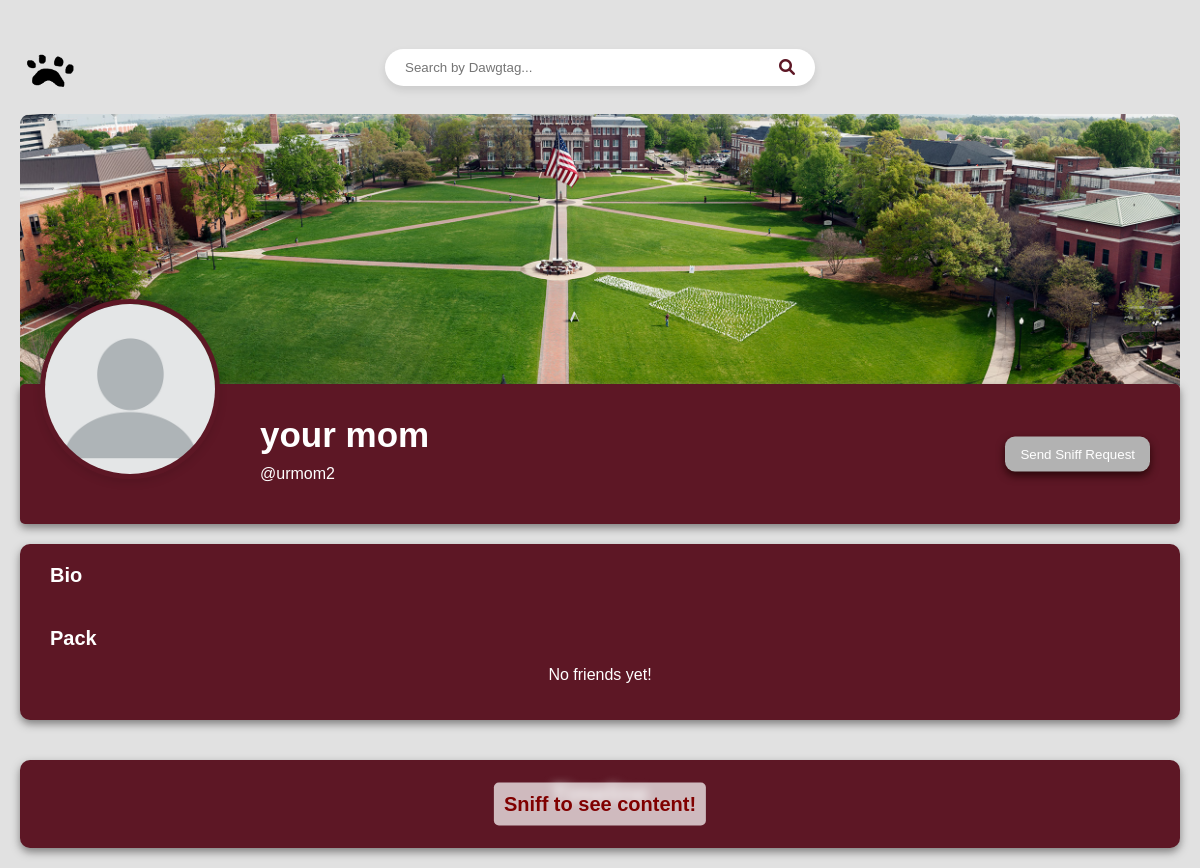
The page /main/profile/urmom2/ on the database as committed earlier.
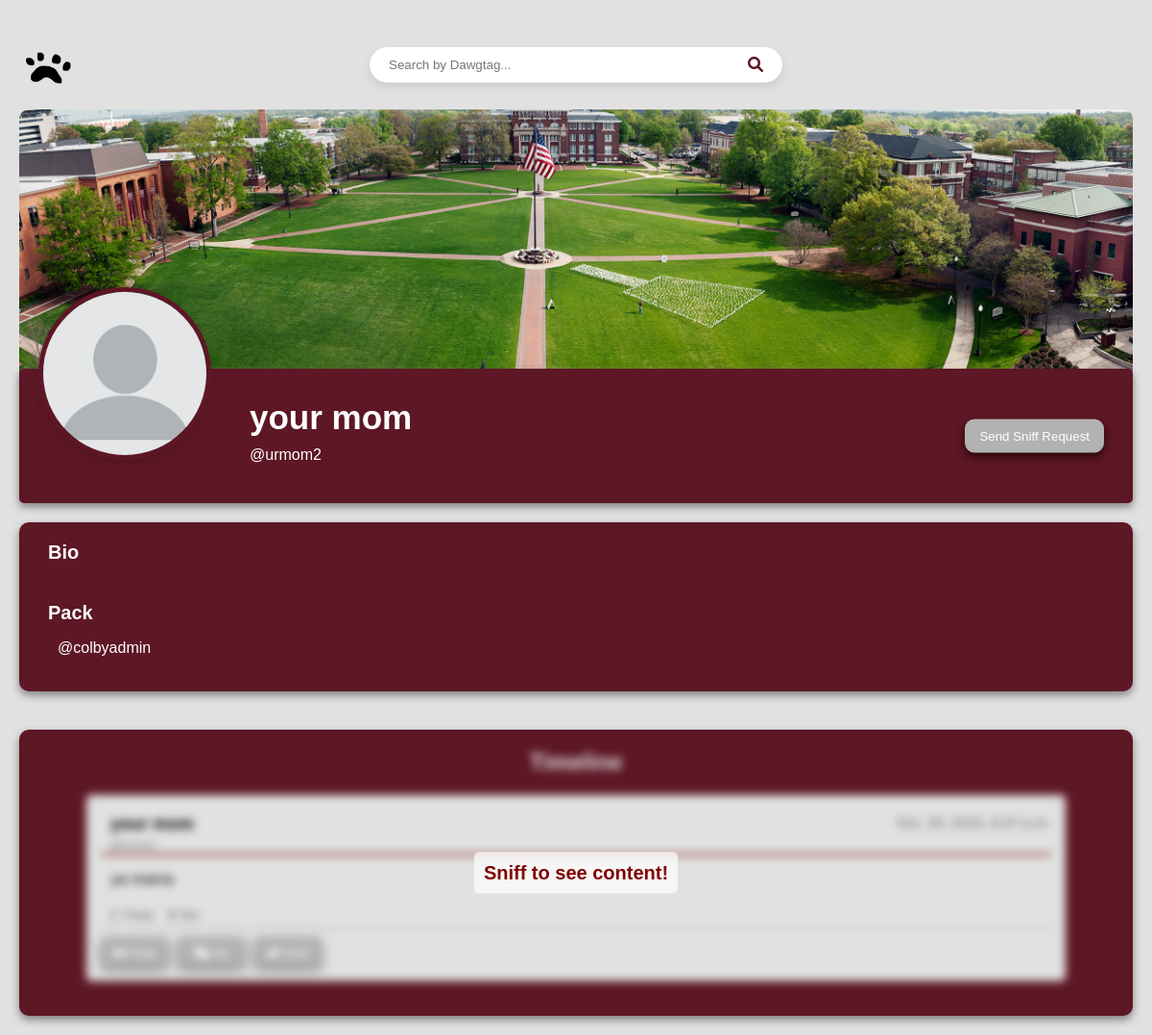
The same page on the database as committed later.
### homepage/models.py (models this page shows, shortened)
class DawgHouseUser(AbstractBaseUser, PermissionsMixin):
    username = models.CharField(unique=True, max_length=30)
    first_name = models.CharField(max_length=30)
    last_name = models.CharField(max_length=30)
    bio = models.TextField(blank=True, max_length=200)
    friends = models.ManyToManyField("self", blank=True)
    is_staff = models.BooleanField(default=False)
    USERNAME_FIELD = "username"
    REQUIRED_FIELDS = ["first_name", "last_name"]
    objects = DawgHouseUserManager()

class Bark(models.Model):
    id = models.UUIDField(primary_key=True, default=uuid.uuid4)
    user = models.ForeignKey(settings.AUTH_USER_MODEL, on_delete=models.CASCADE)
    content = models.TextField()
    timestamp = models.DateTimeField(auto_now_add=True)
    num_likes = models.IntegerField(default=0)
    num_yips = models.IntegerField(default=0)
    num_howls = models.IntegerField(default=0)
    treated_by = models.ManyToManyField(
        DawgHouseUser, related_name="treats_given", blank=True
    )

### homepage/views.py (the view)
# urls.py: path("profile/<str:username>/", views.ProfileView, name="profile"),
def ProfileView(request, username):
    user = get_object_or_404(DawgHouseUser, username=username)
    friends_list = user.friends.all()
    barks = Bark.objects.filter(user=user).order_by("-timestamp")
    context = {"user": user, "barks": barks, "friends_list": friends_list}
    if user == request.user:
        return render(request, "user_profile.html", context)
    elif request.user in user.friends.all():
        return render(request, "friend_view.html", context)
    else:
        return render(request, "non_friend_view.html", context)

### homepage/templates/non_friend_view.html (shortened to what this page needs)
<!DOCTYPE html>
<html>
<head>
    {% load static %}
    <link rel="stylesheet" href="{% static 'nonfriend.css' %}" />
    <link rel="stylesheet" href="https://cdnjs.cloudflare.com/ajax/libs/font-awesome/6.0.0/css/all.min.css">
</head>
<body>
    <div class="top-bar">
        <a href="{% url 'main_timeline' %}" class="logo-link">
            <img
                src="{% static 'images/DHLogo.png' %}"
                alt="DawgHouse Logo"
                class="logo"
            />
        </a>
        <form method="POST" action="{% url 'search_users' %}" class="search-bar-container">
            <input type="text" id="searchInput" name="username" placeholder="Search by Dawgtag...">
            <button type="submit"><i class="fa fa-search" aria-hidden="true"></i></button>
        </form>
    </div>
    <div class="profile-cover">
      <img
        src="{% static 'images/msstate.jpg' %}"
        alt="{{ user.username }}'s cover photo"
      />
    </div>
    <div class="profile-content">
      <div class="profile-header">
        <img
          src="{% static 'images/profilePicture.jpg' %}"
          alt="{{ user.username }}'s profile picture"
        />
        <div class="profile-name-bio">
          <h1>{{ user.first_name }} {{ user.last_name }}</h1>
          <p>@{{ user.username }}</p>
          <a href="{% url 'send_sniff_request' user.id %}">
            <button class="friend-request-btn">Send Sniff Request</button>
          </a>
        </div>
      </div>
      <div class="profile-layout">
        <div class="bio-container">
          <strong>Bio</strong>
          <div class="friends-list">
            <strong>Pack</strong>
            {% if friends_list %}
            <ul>
              {% for friend in friends_list %}
              <li>@{{ friend.username }}</li>
              {% endfor %}
            </ul>
            {% else %}
            <p>No friends yet!</p>
            {% endif %}
          </div>
        </div>
        <div class="barks-container">
          <div class="overlay-content"><strong> Sniff to see content!</strong></div>
          <div class="barks-content blur-effect">
          <h2>Timeline</h2>
          <ul>
            {% for bark in barks %}
            <li class="bark">
              <div class="bark-header">
                  <h3>{{ user.first_name }} {{ user.last_name }}</h3>
                  <p class="timestamp">{{ bark.timestamp }}</p>
              </div>
              <h4>@{{ user.username }}</h4>
              <hr color="maroon">
              <div class="bark-content-display">
                <p>{{ bark.content }}</p>
              </div>
        <div class="counters-container">
          <h4 class="counters-container">
            <strong>{{ bark.num_likes }}</strong> Treats
            <span class="comment-counter"><strong>0</strong> Yips</span>
          </h4>
        </div>
        <hr>
        <div class="button-container">
            <button type="submit"><i class="fa-solid fa-bone" style="color:white;"></i> Treat</button>
          <button type="button">
              <i class="fa-solid fa-comments" style="color:white;"></i> Yip
          </button>
          <button type="button">
              <i class="fa-solid fa-dog" style="color:white;"></i> Howl
          </button>
      </div>
      </li>
      {% endfor %}
    </ul>
  </div>
</div>
</div>
    </body>
  </html>

Rows that differ between the two databases and show on the page:
added DawgHouseUser: username "colbyadmin"
added Bark: {{ user.first_name }} "your", {{ user.last_name }} "mom", timestamp "Oct. 29, 2023, 8:47 p.m.", {{ user.username }} "urmom2", content "ya mama"
Other text that changed with them:
text no longer shown: "No friends yet!"
